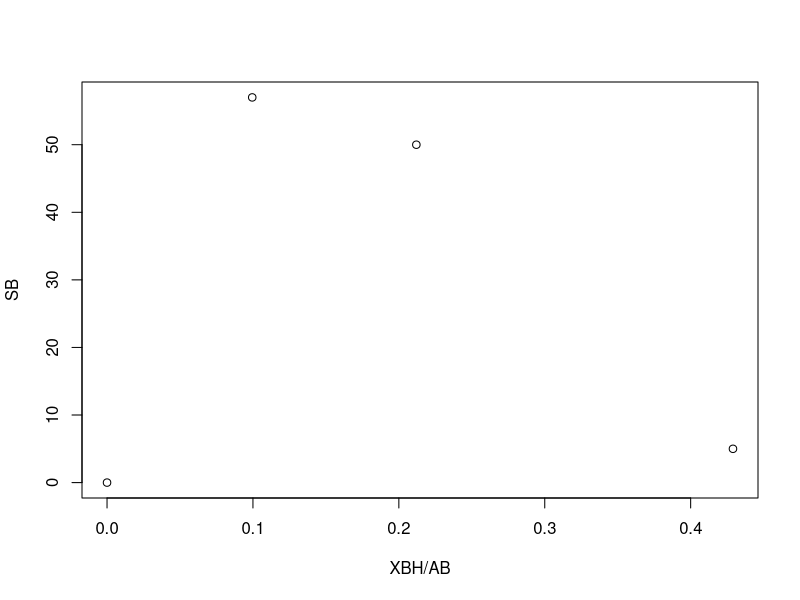

Here is the R script that generated this plot:
ab = 412
h = 93
double = 8
triple = 3
homerun = 4
single = (h-double-triple-homerun)
sb = 57
bab = (double*2+triple*3+homerun*4)/ab

babpower = (.42747)

points = matrix(
  c(0,0,.212,50,.429,5,bab,sb),
  nrow=(4),
  ncol=(2),
  byrow = TRUE
)

speederror = (abs(sb-50)/50)
powererror = (abs(bab-babpower)/babpower)
aberror = abs(ab-550)/550

speed = 1 - (speederror/(speederror+powererror))
power = 1 - (powererror/(speederror+powererror))

plot(points,xlab = 'XBH/AB',ylab = 'SB')

cat("Power: ",power)
cat("Speed: ",speed)